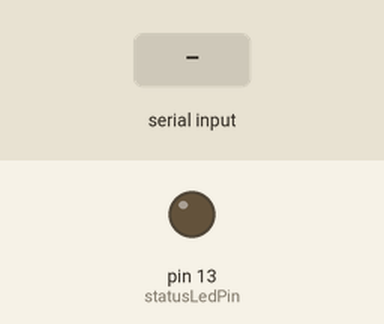
The program below on a simulated Arduino Nano, built with avr-gcc and run on an emulated ATmega328P. Parts: output pins drawn as LEDs (lit = HIGH). Dashed ring = blinking. The test bench sets the inputs (shaded band). What the program prints to the serial monitor is not drawn.

Above: at 1.9 s.
2.0 s: "1\n" received over Serial
At 2.25 s:
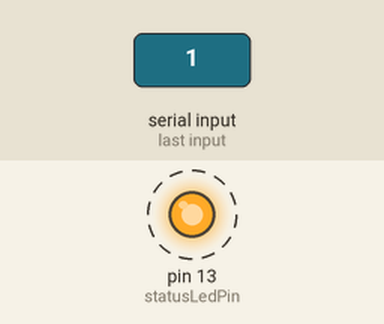
Timing chart, 0 to 11.0 s (numbered marks = the images above; inputs shaded):
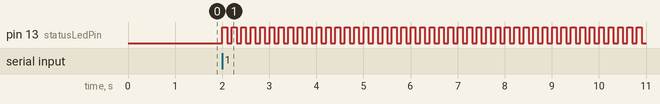

The program:

main.cpp
```cpp
#include <Arduino.h>
#include <SoftwareSerial.h>
#include "RadioChannel.h"

#define ITERATION_DELAY 1

#define nullZone 10
#define CH1_pin 2
#define CH1_min 100
#define CH1_max 190
#define CH1_neutral 150

String HANDSHAKE = "3000\n";
String HARD_STOP = "3003\n";
String SET_SPEED = "1000,";

unsigned long CH1_measure;
unsigned long CH1_output;

#define CH2_pin 3
#define CH2_min 100
#define CH2_max 190
unsigned long CH2_measure;
unsigned long CH2_output;

#define CH3_pin 4
#define CH3_min 100
#define CH3_max 190
unsigned long CH3_measure;
unsigned long CH3_output;

int statusLedPin = 13;

const byte rxPin = 9;
const byte txPin = 10;
SoftwareSerial softwareDebug (rxPin, txPin);

#define FAIL 100
#define SUCCESS 200

void sendHandshakeToMCU() {
  String handshakeResponse = "";
  softwareDebug.println("Trying to connect to MCU");
  Serial.print("3000\n");
  while(Serial.available() == 0) {}
  handshakeResponse = Serial.readString();
  if(handshakeResponse != "5000\r\n") {
    softwareDebug.println("Failed to connect to MCU. Restart GCU.");
    while(true) {
      digitalWrite(statusLedPin, HIGH);
      delay(100);
      digitalWrite(statusLedPin, LOW);
      delay(100);
    }
  } else {
    softwareDebug.println("Successfully Connected to MCU!");
    digitalWrite(statusLedPin, HIGH);
    delay(500);
  }
}

void setupChannelPins() {

  pinMode(CH2_pin, INPUT);
  pinMode(CH3_pin, INPUT);
}

RadioChannel CH3 = RadioChannel(4);

void setup() {
  delay(1000);
  pinMode(statusLedPin, OUTPUT);
  digitalWrite(statusLedPin, LOW);
  Serial.begin(115200);
  Serial.setTimeout(1);
  softwareDebug.begin(115200);

  softwareDebug.println("Initializing GCU");
  sendHandshakeToMCU();
  CH3.setInputValues(100,190,10);
  CH3.setOutputValues(-500,500);

}

void loop() {
  CH3.process();
  Serial.print("1000,");
  Serial.print(CH3.getOutput()); Serial.print(",");
  Serial.print(CH3.getOutput()); Serial.print("\n");
  delay(ITERATION_DELAY);
}
```

Measured:
- after the input at 2.0 s, pin 13 (statusLedPin): alternates HIGH for 0.10 s and LOW for 0.10 s, starting at once
